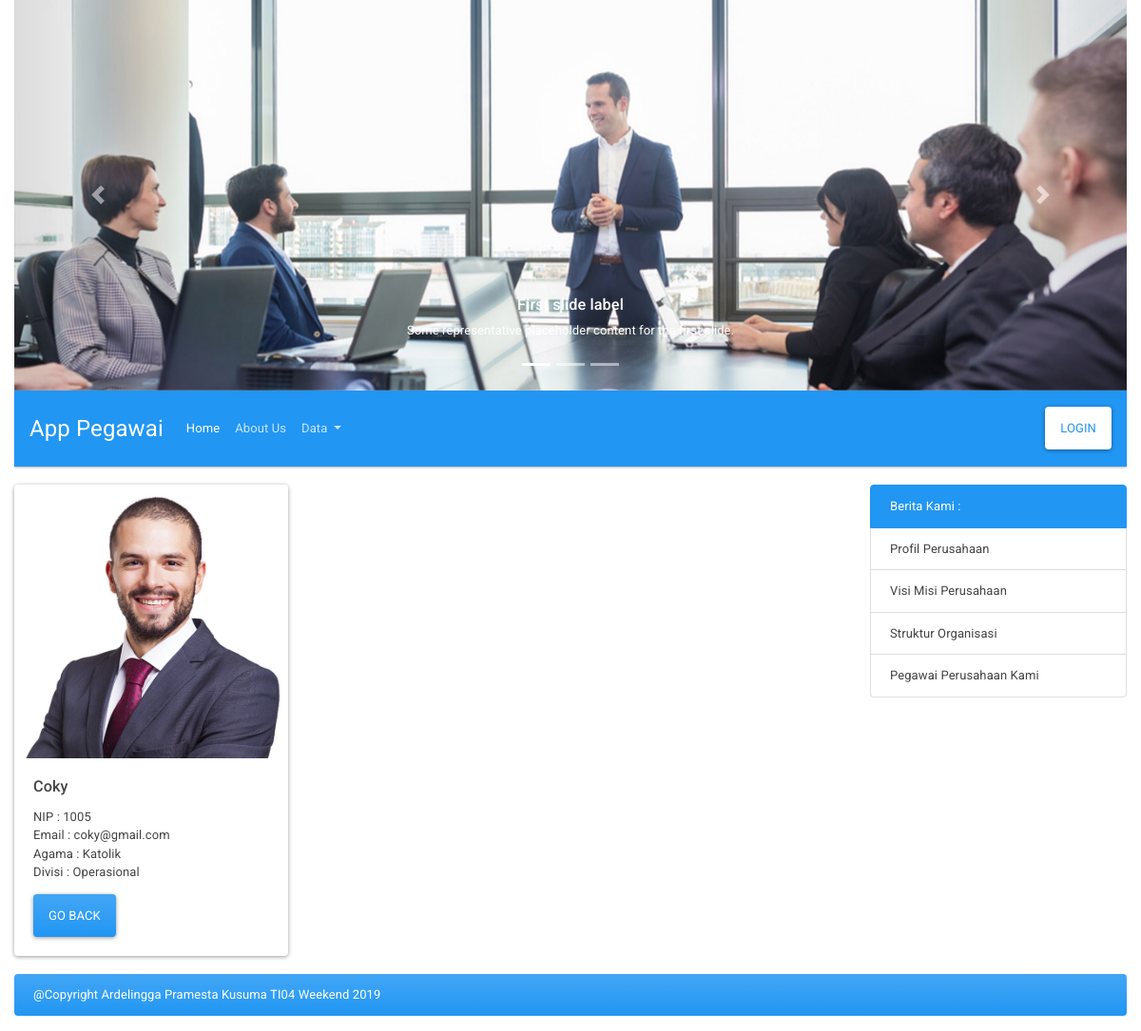
Page /index.php?hal=detailPegawai&id=5 on the committed database.
### tables this page shows
CREATE TABLE `pegawai` (
  `id` int(11) NOT NULL,
  `nip` varchar(5) NOT NULL,
  `nama` varchar(50) NOT NULL,
  `email` varchar(50) DEFAULT NULL,
  `agama` enum('Islam','Protestan','Katolik','Hindu','Buddha','Konghucu') NOT NULL,
  `iddivisi` int(11) NOT NULL,
  `foto` varchar(50) DEFAULT NULL
);

CREATE TABLE `divisi` (
  `id` int(11) NOT NULL,
  `nama` varchar(50) NOT NULL
);

### models/Pegawai.php (called while the page is built, shortened)
<?php
class Pegawai{
    private $koneksi;
    public function __construct(){
        global $dbh;
        $this->koneksi = $dbh;
    }
    public function getPegawai($id){
        $sql = "SELECT pegawai.*, divisi.nama AS divisi FROM pegawai INNER JOIN divisi ON divisi.id = pegawai.iddivisi WHERE pegawai.id = ?";
        $ps = $this->koneksi->prepare($sql);
        $ps->execute([$id]);
        $rs = $ps->fetch();
        return $rs;
    }
}
?>

### detailPegawai.php (the view)
<?php
require_once 'models/Pegawai.php';
$id = $_REQUEST['id'];
$obj = new Pegawai();
$rs = $obj->getPegawai($id);
?>
<div class="card" style="width: 18rem;">
  <img class="card-img-top" src="img/<?= $rs['foto'] ?>" width="40%">
  <div class="card-body">
    <h5 class="card-title"><?= $rs['nama'] ?></h5>
    <p class="card-text">
        NIP : <?= $rs['nip'] ?>
        <br/>Email : <?= $rs['email'] ?>
        <br/>Agama : <?= $rs['agama'] ?>
        <br/>Divisi : <?= $rs['divisi'] ?>
    </p>
    <a href="index.php?hal=dataPegawai" class="btn btn-primary">Go Back</a>
  </div>
</div>

### rows in the picture
pegawai: foto (picture), nama "Coky", nip "1005", email "coky@gmail.com", agama "Katolik", iddivisi.nama "Operasional"
